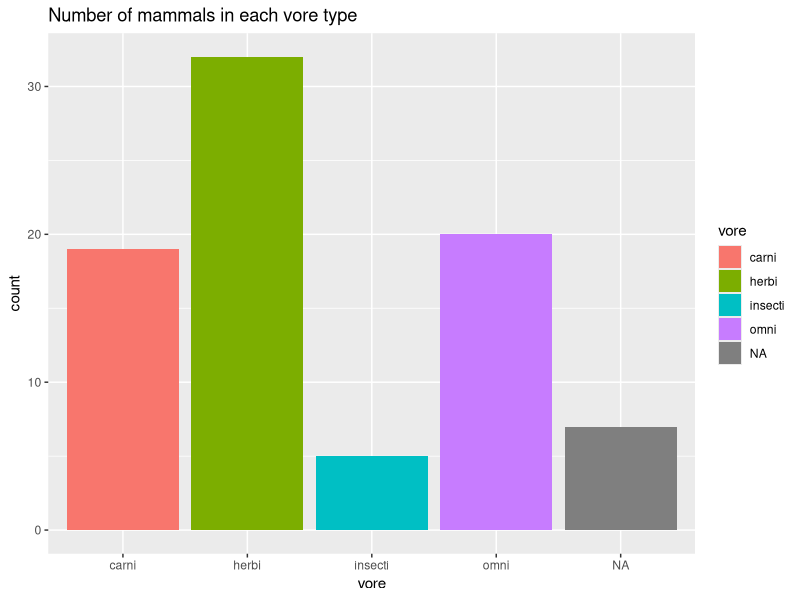
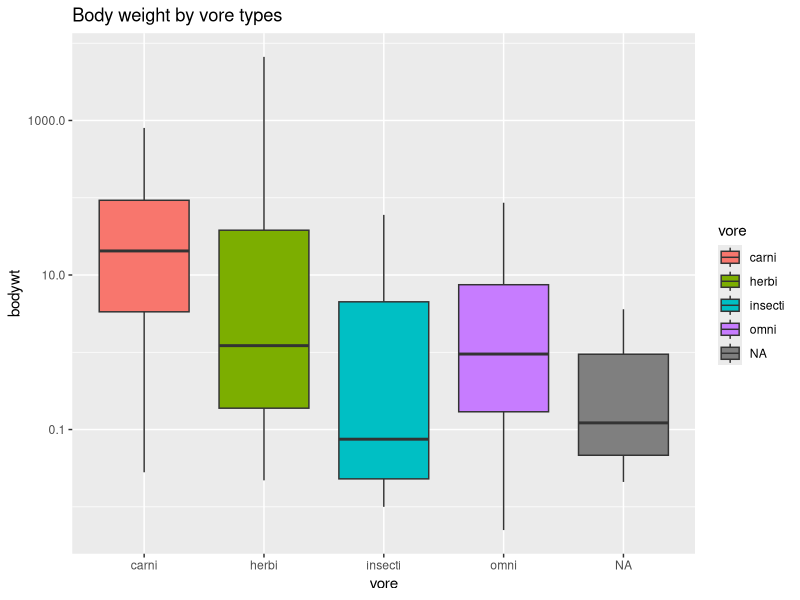
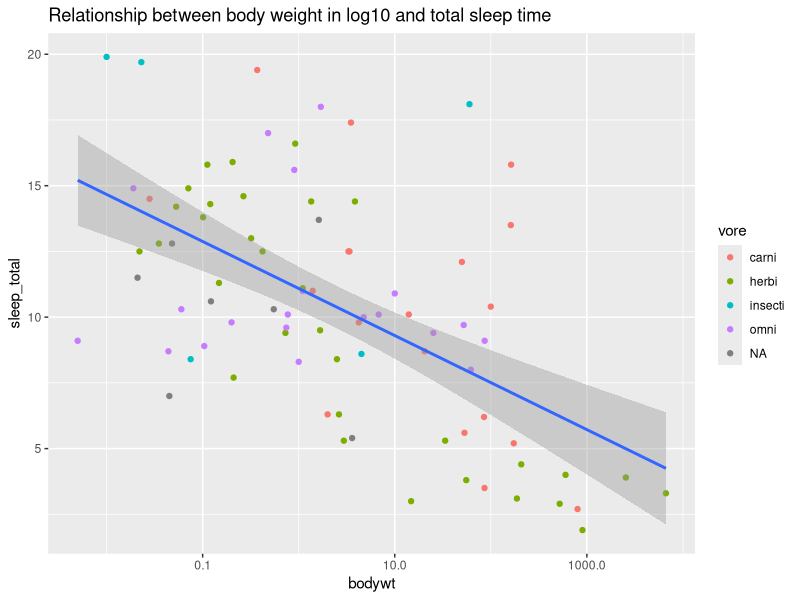
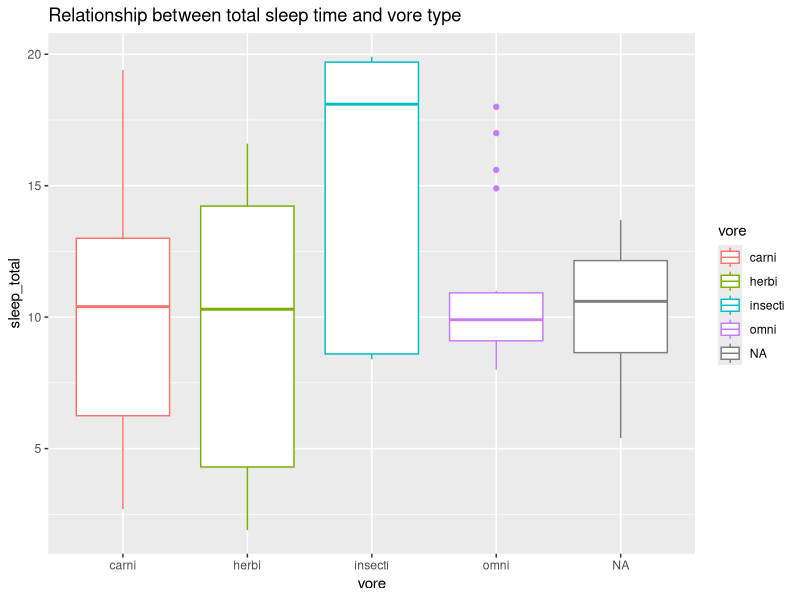
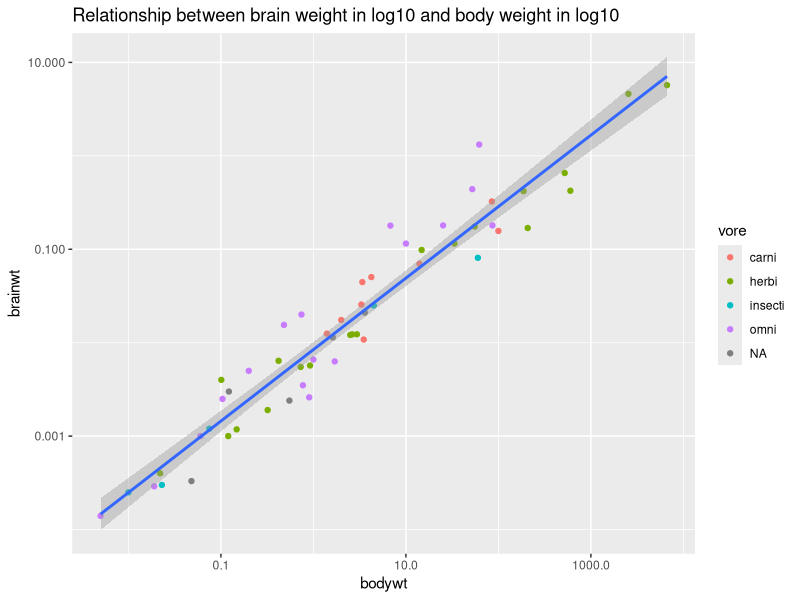
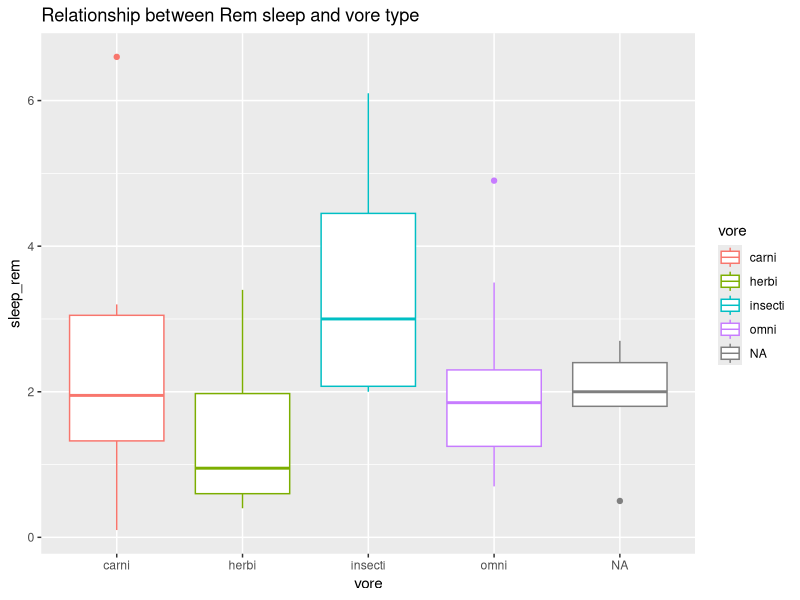

The R script that drew these images, in order:
## ---- chunk 1
library("tidyverse")
options(scipen = 999) #disable scientific notation
## ---- chunk 2
glimpse(msleep)
msleep <- msleep
## ---- chunk 3
summary(msleep)
## ---- chunk 4
names(msleep)
## ---- chunk 5
ggplot(data=msleep, mapping=aes(x=vore))+
  geom_bar(mapping = aes(fill=vore))+
  labs(title = "Number of mammals in each vore type")
## ---- chunk 6
mean(msleep$sleep_total)
## ---- chunk 7
aggregate(sleep_total ~ vore, data = msleep, FUN=mean)
## ---- chunk 8
summary(msleep$bodywt)
## ---- chunk 9
names(msleep)
## ---- chunk 10
ggplot(data=msleep, mapping=aes(x=vore, y=bodywt))+
  geom_boxplot(mapping=aes(fill= vore))+ # bar should not have y axis
  scale_y_log10()+
  labs(title="Body weight by vore types")
## ---- chunk 11
ggplot(data=msleep, mapping = aes(x=bodywt, y=sleep_total))+
  geom_point(mapping = aes(color=vore))+
  geom_smooth(method = lm,se=T)+
  scale_x_log10()+
  labs(title="Relationship between body weight in log10 and total sleep time")
## ---- chunk 12
ggplot(data=msleep, mapping = aes(x=vore, y=sleep_total))+
  geom_boxplot(mapping=aes(color=vore))+
  labs(title="Relationship between total sleep time and vore type")
## ---- chunk 13
names(msleep)
## ---- chunk 14
ggplot(data=msleep, mapping = aes(x=bodywt, y=brainwt))+
  geom_point(mapping = aes(color=vore))+
  geom_smooth(method = lm,se=T)+
  scale_x_log10()+
  scale_y_log10()+
  labs(title="Relationship between brain weight in log10 and body weight in log10")
## ---- chunk 15
ggplot(data=msleep, mapping = aes(x=vore, y=sleep_rem))+
  geom_boxplot(mapping=aes(color=vore))+
  labs(title="Relationship between Rem sleep and vore type")
